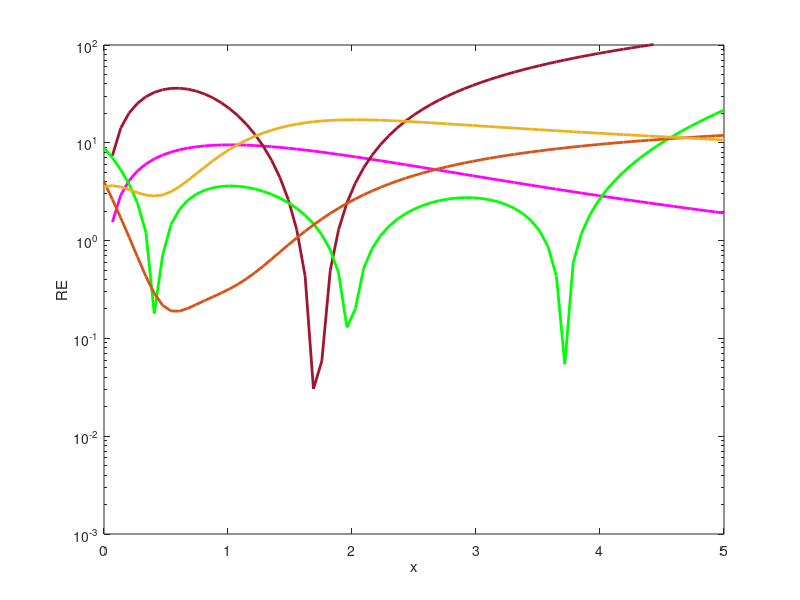

This chart was generated by the following MATLAB code: (Note: this script raises an error after producing the figure.)
points = 75;
z = linspace(0,5,points);

% Won Mee Jang approximation:
erfcz1 = (sqrt(1/pi)*(1./z)).*(1-(exp(-(sqrt(pi)*z)))).*(exp(-(z.^2)));
RE1 = ((abs(erfc(z)- erfcz1)) ./ erfc(z)) * 100 ; % element wise array operation

semilogy(z,RE1,'m','linewidth',2);
hold on
xlabel('x');
ylabel('RE');
axis([0 5 10^(-3) 10^(2)]);
xticks([0  1  2  3  4  5])
yticks([10^(-3) 10^(-2) 10^(-1) 10^0 10^1 10^2])

% Mouchtak approx:
erfcz2 = (0.75*exp(-(2*(z.^2)))) + (0.25*exp(-(z.^2)));
RE2 = ((abs(erfc(z) - erfcz2)) ./ erfc(z)) * 100;
semilogy(z,RE2,'color','#A2142F','linewidth',2);

%Miguel López-Benítez case 2:
erfcz3 = 2 * ( exp(- ( ( (2 * 0.4577).*(z.^2) ) + (((sqrt(2))*(0.5695)).* z) + 0.7864) ) );
RE3 = ((abs(erfc(z) - erfcz3)) ./ erfc(z)) * 100;
semilogy(z,RE3,'g','linewidth',2);

%Giuseppe upper Bound:
erfcz4 = 2*( ((1/50)*exp(-2*(z.^2)))+(exp(-(z.^2))./(2*((sqrt(2)*z)+1))));
RE4 = ((abs(erfc(z) - erfcz4)) ./ erfc(z)) * 100;
semilogy(z,RE4,'linewidth',2);

%Giuseppe Lower Bound:
erfcz5 = 2*( ((1/12)*exp(-2*(z.^2)))+(exp(-(z.^2))./(sqrt(2*pi)*((sqrt(2)*z)+1))));
RE5 = ((abs(erfc(z) - erfcz5)) ./ erfc(z)) * 100;
semilogy(z,RE5,'color','#EDB120','linewidth',2);

% optimised curve N = 3:
ERFC = erfc(z); 
syms y(x)
y(x) = piecewise( ((0<=x)&(x<0.04338)),(0.2222)*(exp(-(x.^2))) + (0.3889)*(exp(-4*(x.^2))) + (0.3889)*(exp((-4/3)*(x.^2))),((0.04338<=x)&(x<0.1602)),(0.1919)*(exp(-(x.^2))) + (0.3578)*(exp(-4*(x.^2))) + (0.3585)*(exp((-4/3)*(x.^2))),(0.1602<=x)&(x<0.2903),(0.1665)*(exp(-(x.^2))) + (0.3332)*(exp(-4*(x.^2))) + (0.3332)*(exp((-4/3)*(x.^2))),((0.2903<=x)&(x<0.6007)),(0.1594)*(exp(-(x.^2))) + (0.3299)*(exp(-4*(x.^2))) + (0.3266)*(exp((-4/3)*(x.^2))),((0.6007<=x)&(x<0.7575)),(0.1664)*(exp(-(x.^2))) + (0.3333)*(exp(-4*(x.^2))) + (0.3331)*(exp((-4/3)*(x.^2))),((0.7575<=x)&(x<1.135)),(0.1703)*(exp(-(x.^2))) + (0.3335)*(exp(-4*(x.^2))) + (0.3359)*(exp((-4/3)*(x.^2))),((1.135<=x) &(x<1.335)),(0.1667)*(exp(-(x.^2))) + (0.3333)*(exp(-4*(x.^2))) + (0.3334)*(exp((-4/3)*(x.^2))),((1.335<=x)&(x<1.795)),(0.1643)*(exp(-(x.^2))) + (0.3333)*(exp(-4*(x.^2))) + (0.3322)*(exp((-4/3)*(x.^2))),(1.795<=x)&(x<1.959),(0.1667)*(exp(-(x.^2))) + (0.3333)*(exp(-4*(x.^2))) + (0.3333)*(exp((-4/3)*(x.^2))),((1.959<=x)&(x<2.096)),(0.1675)*(exp(-(x.^2))) + (0.3333)*(exp(-4*(x.^2))) + (0.3335)*(exp((-4/3)*(x.^2))),(2.096<=x)&(x<2.646),(0.1693)*(exp(-(x.^2))) + (0.3333)*(exp(-4*(x.^2))) + (0.3336)*(exp((-4/3)*(x.^2))),(2.646<=x)&(x<2.887),(0.1669)*(exp(-(x.^2))) + (0.3333)*(exp(-4*(x.^2))) + (0.3333)*(exp((-4/3)*(x.^2))),(2.8887<=x)&(x<3.654),(0.1624)*(exp(-(x.^2))) + (0.3333)*(exp(-4*(x.^2))) + (0.3331)*(exp((-4/3)*(x.^2))),(3.654<=x)&(x<=5),(0.1285)*(exp(-(x.^2))) + (0.3333)*(exp(-4*(x.^2))) + (0.3332)*(exp((-4/3)*(x.^2))));
xvalues = linspace(0,5,points);
yvalues = y(xvalues);
y = double(yvalues);     % optimized values of trapezoidal approx


RE6 = [];
for i = 1:points
    temp = ((abs(ERFC(i) - y(i)))/ERFC(i) ) * 100;
    RE6 = horzcat(RE6,temp);
end

semilogy(z,RE6,'b-*','linewidth',1);

% optimised curve N = 4:

syms y(x)
y(x) = piecewise( ((0<=x)&(x<0.04338)),((0.1562)*(exp(-(x.^2)))) + ((0.2812)*(exp(-(2*(x.^2))))) + ((0.2812)*(exp(-((20/3)*(x.^2))))) + ((0.2812)*(exp(-((20/17)*(x.^2))))),((0.04338<=x)&(x<0.1368)),((0.1348)*(exp(-(x.^2)))) + ((0.2597)*(exp(-(2*(x.^2))))) + ((0.2593)*(exp(-((20/3)*(x.^2))))) + ((0.2598)*(exp(-((20/17)*(x.^2))))),((0.1368<=x)&(x<0.2102)),((0.1249)*(exp(-(x.^2)))) + ((0.2499)*(exp(-(2*(x.^2))))) + ((0.2499)*(exp(-((20/3)*(x.^2))))) + ((0.2499)*(exp(-((20/17)*(x.^2))))),((0.2102<=x)&(x<0.4505)),((0.1213)*(exp(-(x.^2)))) + ((0.2465)*(exp(-(2*(x.^2))))) + ((0.2474)*(exp(-((20/3)*(x.^2))))) + ((0.2464)*(exp(-((20/17)*(x.^2))))),((0.4505<=x)&(x<0.5306)),((0.1235)*(exp(-(x.^2)))) + ((0.2488)*(exp(-(2*(x.^2))))) + ((0.2496)*(exp(-((20/3)*(x.^2))))) + ((0.2485)*(exp(-((20/17)*(x.^2))))),((0.5306<=x)&(x<0.604)),((0.12499)*(exp(-(x.^2)))) + ((0.2500)*(exp(-(2*(x.^2))))) + ((0.2500)*(exp(-((20/3)*(x.^2))))) + ((0.2500)*(exp(-((20/17)*(x.^2))))),((0.604<=x)&(x<0.8343)),((0.1263)*(exp(-(x.^2)))) + ((0.2507)*(exp(-(2*(x.^2))))) + ((0.2500)*(exp(-((20/3)*(x.^2))))) + ((0.2511)*(exp(-((20/17)*(x.^2))))),((0.8343<=x)&(x<0.9377)),((0.1256)*(exp(-(x.^2)))) + ((0.2503)*(exp(-(2*(x.^2))))) + ((0.2500)*(exp(-((20/3)*(x.^2))))) + ((0.2505)*(exp(-((20/17)*(x.^2))))),((0.9377<=x)&(x<1.198)),((0.1250)*(exp(-(x.^2)))) + ((0.2500)*(exp(-(2*(x.^2))))) + ((0.2500)*(exp(-((20/3)*(x.^2))))) + ((0.2500)*(exp(-((20/17)*(x.^2))))),((1.198<=x)&(x<1.34)),((0.1253)*(exp(-(x.^2)))) + ((0.2500)*(exp(-(2*(x.^2))))) + ((0.2500)*(exp(-((20/3)*(x.^2))))) + ((0.2502)*(exp(-((20/17)*(x.^2))))),((1.34<=x)&(x<1.518)),((0.1264)*(exp(-(x.^2)))) + ((0.2501)*(exp(-(2*(x.^2))))) + ((0.2500)*(exp(-((20/3)*(x.^2))))) + ((0.2509)*(exp(-((20/17)*(x.^2))))),((1.518<=x)&(x<2.614)),((0.1269)*(exp(-(x.^2)))) + ((0.2500)*(exp(-(2*(x.^2))))) + ((0.2500)*(exp(-((20/3)*(x.^2))))) + ((0.2509)*(exp(-((20/17)*(x.^2))))),((2.614<=x)&(x<3.521)),((0.1277)*(exp(-(x.^2)))) + ((0.2500)*(exp(-(2*(x.^2))))) + ((0.2500)*(exp(-((20/3)*(x.^2))))) + ((0.2505)*(exp(-((20/17)*(x.^2))))),((3.521<=x)&(x<=4.016)),((0.1250)*(exp(-(x.^2)))) + ((0.2500)*(exp(-(2*(x.^2))))) + ((0.2500)*(exp(-((20/3)*(x.^2))))) + ((0.2500)*(exp(-((20/17)*(x.^2))))),((4.016<=x)&(x<=5)),((0.1190)*(exp(-(x.^2)))) + ((0.2500)*(exp(-(2*(x.^2))))) + ((0.2500)*(exp(-((20/3)*(x.^2))))) + ((0.2497)*(exp(-((20/17)*(x.^2))))) );
xvalues = linspace(0,5,points);
yvalues = y(xvalues);
y = double(yvalues);     % optimized values of trapezoidal approx
ERFC = erfc(z);     % actual erfc
RE7 = [];
for i = 1:points
    temp = (((abs(ERFC(i) - y(i))) )/ERFC(i)) * 100;
    RE7 = horzcat(RE7,temp);
end

semilogy(z,RE7,'r-*','linewidth',1);

%LEGEND:
h = legend('Ref. [11]','Ref. [16]','Ref. [12]','Ref. [14, Eq. (12)]','Ref. [14, Eq. (13)]','Optimized n=3','Optimized n=4');
%set(h,'location','best');
set(h,'location','southeastoutside');
set(gca,'FontSize',50) % Axis Font Setting

hold off
